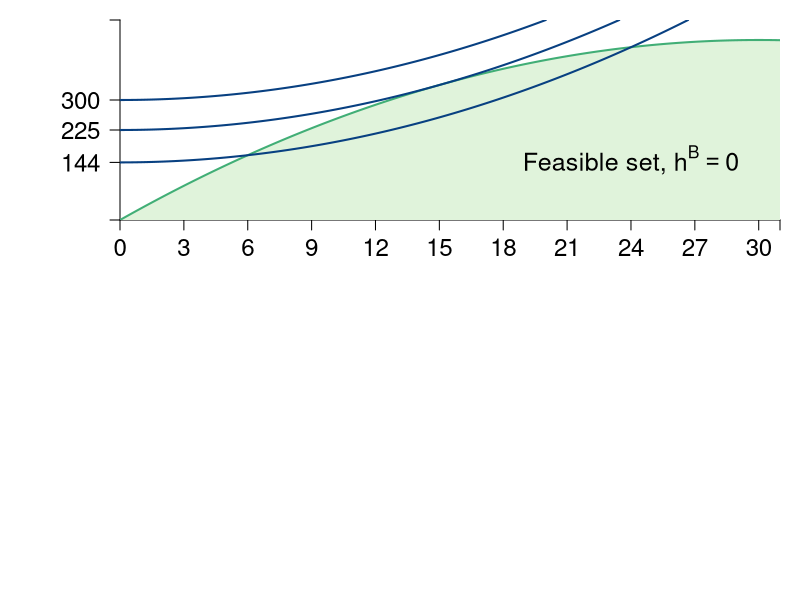

The R script that drew this image: (Note: this script raises an error after producing the figure.)
require(shape)
pdf(file = "coordination_failures/mb_mc_hours_base.pdf", width = 9, height = 12)

#Set parameters for graphics
pointsize <- 1.8
axislabelsize <- 1.8
labelsize <- 1.5
namesize <- 1.8
annotatesize <- 1.5
graphlinewidth <- 2
segmentlinewidth <- 1.5

COL <- c("#7fc97f", "#beaed4", "#fdc086", "#ffff99", "#386cb0", "#f0027f", "#bf5b17", "#666666")
COLA <- c("#e0f3db", "#99d8c9","#66c2a4","#41ae76", "#238b45", "#005824")
COLB <- c("#4eb3d3", "#2b8cbe", "#0868ac","#084081")
Grays <- gray.colors(25, start = 1, end = 0)

#Need to create a stacked graph and 
#use the option mfrow = c(2,1) for that
par(mar =  c(4, 6, 1, 1), mfrow = c(2,1))

indiffA <- function(ea, uA = 46.08) {
  uA + (1/2)*(ea)^2
}

output <- function(ea, eb = 12, alpha = 30, beta = 1/2){
  (alpha - beta*(ea+eb))*ea
}

uA <- function(ea, ya = output) {
  ya - 0.5*(ea)^2
}

mrsA <- function(ea){
  ea
}

slopeline <- function(ea, yint = 0.5, slope = 2){
  yint + slope*ea
}


xlims <- c(0, 31)
ylims <- c(0, 500)

npts <- 501 
x <- seq(xlims[1], xlims[2], length.out = npts)
y <- seq(ylims[1], ylims[2], length.out = npts) 

a <- c(uA(ea = 12, output(ea = 12, eb = 12)), uA(ea = 15, output(ea = 15, eb = 0)), 300)

plot(0, 0, xlim = xlims, ylim = ylims, type = "n",
     xlab = expression(paste("")),
     ylab = expression(paste("")), 
     xaxt = "n", 
     yaxt = "n", 
     cex.lab = axislabelsize, 
     bty = "n",
     xaxs="i", 
     yaxs="i")

# ticksy <- seq(from = 0, to = ylims[2], by = 2)
# ylabels <- seq(from = 0, to = ylims[2], by = 2)
ticksx <- c(seq(xlims[1], xlims[2], 3), xlims[2])
xlabels <- c(seq(xlims[1], xlims[2], 3), NA)
ticksy <- c(0, 144, 225, 300, ylims[2])
ylabels <- c(NA, 144, 225, 300, NA)
# ticksx <- c(0, 6.9, 12, 9.6, 16, 24, 26)
# xlabels <- c(NA, expression(paste(e^A,"*")), expression(paste(1/2*beta)), expression(paste(e^{AN})), expression(paste(alpha)), expression(paste(1/beta)), NA)

axis(1, at = ticksx, pos = 0, labels = xlabels, cex.axis= labelsize - 0.05)
axis(2, at = ticksy, pos = 0, labels = ylabels, las = 1, cex.axis= labelsize - 0.05)

npts <- 500 
xx1 <- seq(xlims[1], xlims[2], length.out = npts)

#Feasible set
xpolyF <- seq(from = 0, to = xlims[2], length.out = 501)
ypolyF <- output(xpolyF, eb = 0)
polygon(c(0, xpolyF, xlims[2], xlims[1]), 
        c(output(0, eb = 0), output(xpolyF, eb = 0), 0, 0),
        border = FALSE, col = COLA[1])

text(24, 150, expression(paste("Feasible set, ", h^B == 0)), xpd = TRUE, cex = labelsize)


lines(xx1, output(xx1, eb = 0), col = COLA[4], lwd = graphlinewidth)
#lines(xx1, output(xx1, eb = 12), col = COLA[4], lwd = graphlinewidth)

contour(x, y,
        outer(x, y, uA),
        drawlabels = FALSE,
        col = COLB[4],
        lwd = graphlinewidth,
        levels = a,
        xaxs="i",
        yaxs="i",
        add = TRUE)

# segments(12, 300, 12, -300, lty = 2, col = grays[20], lwd = segmentlinewidth, xpd = 350)
segments(15, output(ea = 15, eb = 0), 15, -300, lty = 2, col = grays[20], lwd = segmentlinewidth, xpd = 350)
segments(6, output(6, eb = 0), 6, -300, lty = 2, col = grays[20], lwd = segmentlinewidth, xpd = 350)
points(6, output(ea = 6, eb = 0), pch = 16, col = "black", cex = 1.5)
text(6.5, output(ea = 6, eb = 0) - 8, expression(f), cex = annotatesize)



# segments(2, 0, 2, ylims[2], lty = 2, col = grays[20] , lwd = segmentlinewidth)
# segments(6, 0, 6, ylims[2], lty = 2, col = grays[20] , lwd = segmentlinewidth)

#Axis labels
#mtext(expression(paste("A's hours, ", h^A)), side=1, line = 3.2, cex = axislabelsize)
#text(0.5*xlims[2], -40, expression(paste("A's hours, ", h^A)), xpd = TRUE, cex = axislabelsize)
text(-4, 0.5*ylims[2], expression(paste("Consumption, ", y^A," (pounds, lb)")), xpd = TRUE, cex = axislabelsize, srt = 90)

# text(-0.9, 0.5*ylims[2], expression(paste("Output, ", y^A)), xpd = TRUE, cex = axislabelsize, srt = 90)
# text(5, 12, expression(paste("slope", phantom()==h^A, phantom() == 2)), cex = annotatesize)
# Arrows(3.6, 12, 2.4, 12, col = "black", lty = 1, lwd = 2, arr.type = "triangle", arr.lwd = 0.5)
# text(9, 28, expression(paste("slope", phantom()==h^A, phantom() == 6)), cex = annotatesize)
# Arrows(7.6, 28, 6.4, 28, col = "black", lty = 1, lwd = 2, arr.type = "triangle", arr.lwd = 0.5)

#Label the iso-welfare functions for the HG, Aisha
text(2, 125, expression(u[1]^A), cex = annotatesize)
text(2, 205, expression(u[2]^A), cex = annotatesize)
text(2, 280, expression(u[3]^A), cex = annotatesize)

# points(12, output(ea = 12), pch = 16, col = "black", cex = 1.5)
# text(12 + 0.5, output(ea = 12) - 6, expression(paste(n)), cex = annotatesize)

points(15, output(ea = 15, eb = 0), pch = 16, col = "black", cex = 1.5)
text(15 + 0.5, output(ea = 15, eb = 0) - 6, expression(paste(s)), cex = annotatesize)


#text(28, 420, expression(paste(x^A*bgroup("(",list(h^A, h^B == 0),")") ) ), cex = annotatesize)
text(27.5, 420, expression(paste("A's production") ), cex = annotatesize)
text(27.5, 390, expression(paste("function") ), cex = annotatesize)
#text(27.5, 360, expression(paste(x^A*(list(h^A, h^B == 0)) ) ), cex = annotatesize)
#text(27.5, 330, expression(paste("defines feasible") ), cex = annotatesize)
#text(27.5, 300, expression(paste("consumption, ", y^A) ), cex = annotatesize, xpd = TRUE)

# text(19.8, 260, expression(paste(y(h^A, h^B >0))), cex = annotatesize)


MBenefit <- function(ea, eb = 12, alpha = 30, beta = 1/2) {
  (alpha - beta*eb - 2*beta*ea)
}

MCost <- function(ea, slope = 1, intercept = 0){
  slope*ea
}


xlims <- c(0, 31)
ylims <- c(0, 31)

npts <- 501 
x <- seq(xlims[1], xlims[2], length.out = npts)
y <- seq(ylims[1], ylims[2], length.out = npts) 

plot(0, 0, xlim = xlims, ylim = ylims, type = "n",
     xlab = expression(paste("")),
     ylab = expression(paste("")), 
     xaxt = "n", 
     yaxt = "n", 
     cex.lab = axislabelsize, 
     bty = "n",
     xaxs="i", 
     yaxs="i")

# ticksy <- seq(from = 0, to = ylims[2], by = 2)
# ylabels <- seq(from = 0, to = ylims[2], by = 2)
# ticksx <- seq(from = 0, to = xlims[2], by = 2)
# xlabels <- seq(from = 0, to = xlims[2], by = 2)
ticksy <- c(0, MCost(ea = 6), MBenefit(15, eb = 0), MBenefit(ea = 6, eb = 0), 30, ylims[2])
ylabels <- c(NA, 6, 15, 24, expression(paste(alpha)), NA)
# ticksx <- c(0, 12, 15, 24, 30, xlims[2])
# xlabels <- c(0, 12, 15, 24, 30, xlims[2])
ticksx <- c(seq(xlims[1], xlims[2], 3), xlims[2])
xlabels <- c(seq(xlims[1], xlims[2], 3), NA)

#xlabels <- c(NA, expression(paste(h[1]^A)), expression(paste(h[2]^A)), expression(paste(frac(alpha - beta*h^b,2*beta) )), expression(paste(frac(alpha,2*beta) )), NA)

axis(1, at = ticksx, pos = 0, labels = xlabels ,las = 1, cex.axis = labelsize - 0.05)
axis(2, at = ticksy, pos = 0, labels = ylabels, las = 1, cex.axis = labelsize - 0.05)
#text(x = c(0, 12, 15, 24, 30, xlims[2]), par("usr")[3] - 0.4, labels = xlabels, srt = 0, pos = 1, xpd = TRUE, cex = labelsize - 0.05)

#mtext(expression(paste("Aram's hours, ", h^A)), side=1, line = 4, cex = axislabelsize)
text(0.5*xlims[2], -3.8, expression(paste("A's hours, ", h^A)), xpd = TRUE, cex = axislabelsize)
text(-4, 0.5*ylims[2], expression(paste("A's marginal costs & benefits (lb)")), xpd = TRUE, cex = axislabelsize, srt = 90) 

npts <- 500 
xx1 <- seq(xlims[1], xlims[2], length.out = npts)
xx2 <- seq(4, 8, length.out = npts)

segments(0, 15, xlims[2], 15, lty = 2, col = grays[20], lwd = segmentlinewidth, xpd = 350)
text(24, 16, expression(mb == mc), cex = annotatesize)

#lines(xx1, MBenefit(xx1, eb = 12), col = COLA[4], lwd = graphlinewidth)
lines(xx1, MBenefit(xx1, eb = 0), col = COLA[4], lwd = graphlinewidth)
lines(xx1, MCost(xx1), col = COLB[4], lwd = graphlinewidth)

#For NE hours = 12
# segments(0, 12, 12, 12, lty = 2, col =  grays[20], lwd = segmentlinewidth)
# segments(12, 0, 12, 300, lty = 2, col = grays[20], lwd = segmentlinewidth, xpd = 350)
segments(15, 0, 15, 300, lty = 2, col = grays[20], lwd = segmentlinewidth, xpd = 350)
segments(6, 0, 6, 300, lty = 2, col = grays[20], lwd = segmentlinewidth, xpd = 350)
segments(0, MBenefit(ea = 6, eb = 0), 6, MBenefit(ea = 6, eb = 0), lty = 2, col = grays[20], lwd = segmentlinewidth, xpd = 350)
points(6, MBenefit(ea = 6, eb = 0), pch = 16, col = "black", cex = 1.5)
text(6 + 0.6, MBenefit(ea = 6, eb = 0) + 0.5, expression(g), cex = annotatesize)

segments(0, MCost(ea = 6), 6, MCost(ea = 6), lty = 2, col = grays[20], lwd = segmentlinewidth, xpd = 350)
points(6, MCost(ea = 6), pch = 16, col = "black", cex = 1.5)
text(6 + 0.6, MCost(ea = 6) - 0.5, expression(h), cex = annotatesize)


#segments(0, 12, 300, 12, lty = 2, col =  grays[20], lwd = segmentlinewidth, xpd = TRUE)

#For P-efficient hours = 10
#segments(0, MBenefit(15, eb = 0), 15, MBenefit(15, eb = 0), lty = 2, col = grays[20] , lwd = segmentlinewidth)
#segments(15, 0, 15, MBenefit(15, eb = 0),  lty = 2, col = grays[20] , lwd = segmentlinewidth)


text(24, 11.5, expression(paste("Marginal benefit")), cex = labelsize)
text(24, 10, expression(paste("when, ", h^B== 0 )), cex = labelsize)
#text(8, 26.5, expression(paste("Marginal Benefit")), cex = labelsize)
#text(8, 25, expression(paste("when, ", h^B== 0 )), cex = labelsize)
#text(11.5, 24.3, expression(paste(mb^A== alpha - 2*beta*h^A )), cex = labelsize)
#text(11.5, 22.5, expression(paste("when, ", h^B== 0 )), cex = labelsize)

# text(6, 14.5, expression(paste("Marginal Benefit ")), cex = labelsize)
# text(6, 13, expression(paste("when, ", h^B > 0 )), cex = labelsize)
#text(5.5, 15.5, expression(paste("Marginal Benefit ")), cex = labelsize)
#text(5.5, 14, expression(paste("when, ", h^B > 0 )), cex = labelsize)
#text(24.5, 13.5, expression(paste(mb^A == alpha - beta*h^B - 2*beta*h^A)), cex = labelsize)
#text(24.5, 12, expression(paste("when, ", h^B > 0 )), cex = labelsize)
#Arrows(21.5, 12.5, 17, 8, col = "black", lty = 1, lwd = 2, arr.type = "triangle", arr.lwd = 0.5)


text(24, 30.2, expression(paste("Marginal cost")), cex = labelsize)
text(24, 28.5, expression(paste("or disutility")), cex = labelsize)
text(24, 27, expression(paste(mc^A == h^A)), cex = labelsize)


# points(12, 12, pch = 16, col = "black", cex = 1.5)
# text(12 + 0.85, 12.1, expression(paste(n)), cex = labelsize)

points(15, 15, pch = 16, col = "black", cex = 1.5)
text(15 + 0.35, 15 + 1.25, expression(paste(s)), cex = labelsize)

dev.off()
